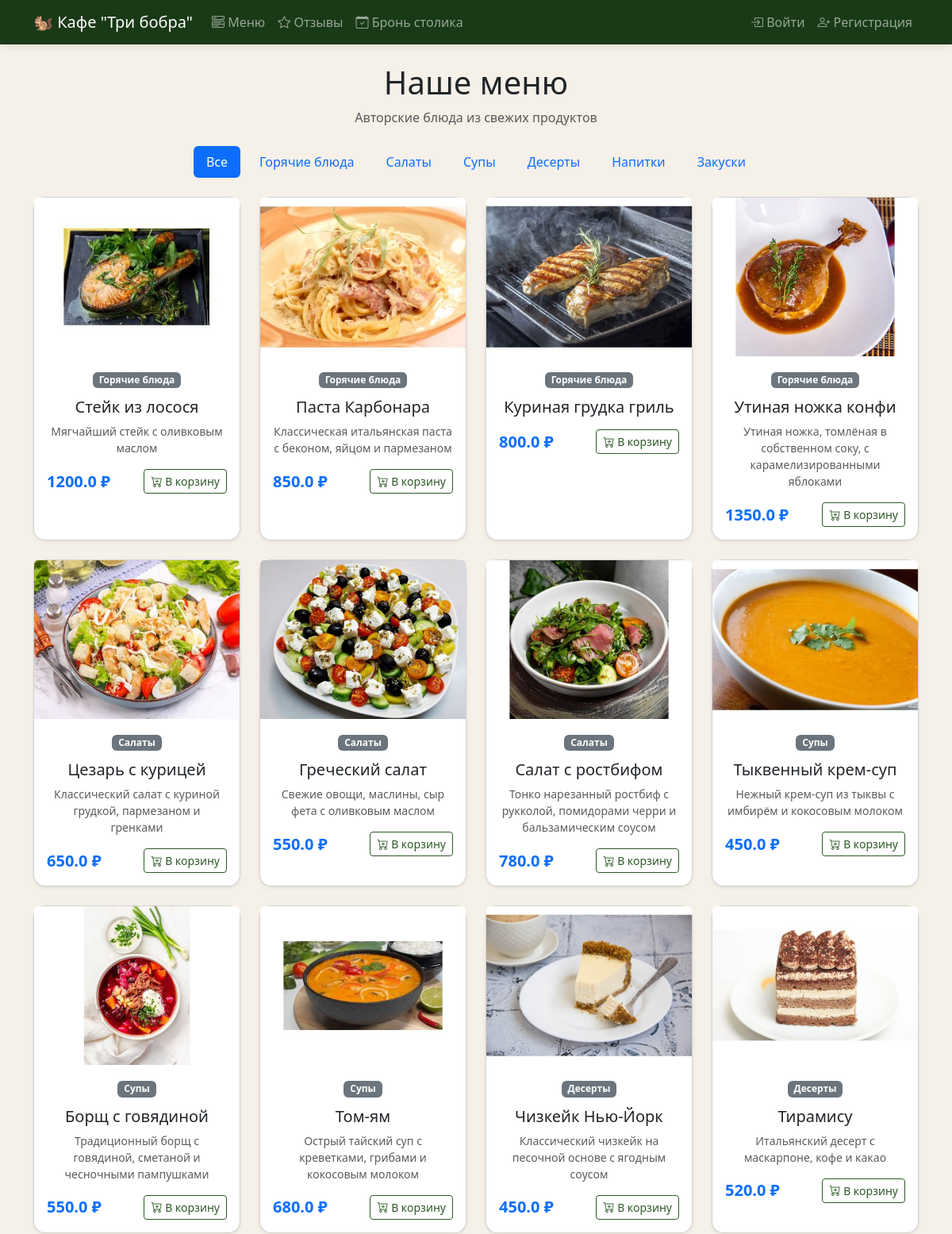
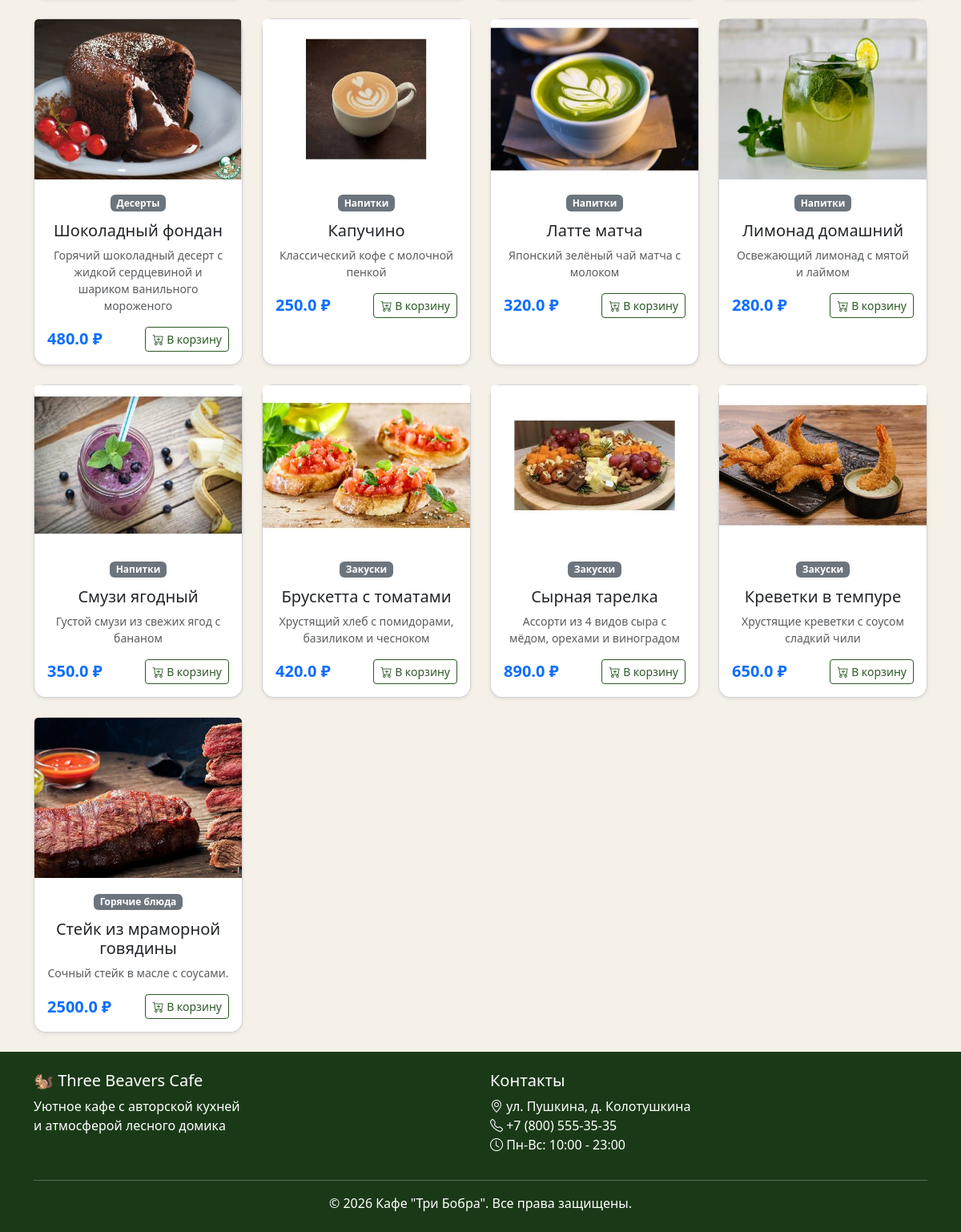
The page /menu on the database its author committed (2 pictures, top to bottom).
### models.py (models this page shows)
class Category(db.Model):
    id = db.Column(db.Integer, primary_key=True)
    name = db.Column(db.String(50), unique=True, nullable=False)
    items = db.relationship("MenuItem", backref="category", lazy=True)

class MenuItem(db.Model):
    id = db.Column(db.Integer, primary_key=True)
    name = db.Column(db.String(100), nullable=False)
    description = db.Column(db.Text, nullable=True)
    price = db.Column(db.Float, nullable=False)
    image_url = db.Column(db.String(300), default="default-food.jpg")
    available = db.Column(db.Boolean, default=True)
    category_id = db.Column(db.Integer, db.ForeignKey("category.id"), nullable=False)

### routes/menu.py (the view)
@menu_bp.route("/menu")
def menu():
    category_id = request.args.get("category", type=int)
    if category_id:
        items = MenuItem.query.filter_by(available=True, category_id=category_id).all()
    else:
        items = MenuItem.query.filter_by(available=True).all()
    categories = Category.query.all()
    cart_count = 0
    if current_user.is_authenticated:
        cart_count = sum(item.quantity for item in current_user.cart_items)
    return render_template("menu.html", items=items, categories=categories, cart_count=cart_count)

### templates/menu.html (shortened to what this page needs)
{% extends "base.html" %}
{% block content %}
<div class="container">
    <h1 class="text-center mb-2">Наше меню</h1>
    <p class="text-center text-muted mb-4">Авторские блюда из свежих продуктов</p>
    <div class="row mb-4">
        <div class="col">
            <nav class="nav nav-pills justify-content-center flex-wrap gap-2">
                <a class="nav-link {% if not request.args.get('category') %}active{% endif %}"
                   href="{{ url_for('menu.menu') }}">Все</a>
                {% for category in categories %}
                <a class="nav-link {% if request.args.get('category')|int == category.id %}active{% endif %}"
                   href="{{ url_for('menu.menu', category=category.id) }}">
                    {{ category.name }}
                </a>
                {% endfor %}
            </nav>
        </div>
    </div>
    <div class="row g-4">
        {% if items %}
        {% for item in items %}
        <div class="col-md-3">
            <div class="card h-100 shadow-sm">
                <img src="{{ url_for('static', filename='images/menu/' + item.image_url) }}"
                     class="card-img-top" alt="{{ item.name }}"
                     style="height: 200px; object-fit: cover;">
                <div class="card-body text-center">
                    <span class="badge bg-secondary mb-2">{{ item.category.name }}</span>
                    <h5 class="card-title mt-1">{{ item.name }}</h5>
                    <p class="card-text text-muted small">{{ item.description }}</p>
                    <div class="d-flex justify-content-between align-items-center mt-3">
                        <span class="fw-bold text-primary fs-5">{{ item.price }} ₽</span>
                        {% if current_user.is_authenticated %}
                        <form method="POST" action="{{ url_for('cart.add_to_cart', item_id=item.id) }}"
                              style="display: inline;">
                            <button type="submit" class="btn btn-sm btn-outline-primary">
                                <i class="bi bi-cart-plus"></i> В корзину
                            </button>
                        </form>
                        {% else %}
                        <a href="{{ url_for('auth.login') }}" class="btn btn-sm btn-outline-primary">
                            <i class="bi bi-cart-plus"></i> В корзину
                        </a>
                        {% endif %}
                    </div>
                </div>
            </div>
        </div>
        {% endfor %}
        {% else %}
        <div class="col-12 text-center py-5">
            <span style="font-size: 80px;">🍽️</span>
            <h3 class="mt-3">Меню пока пустое</h3>
            <p class="text-muted">Скоро мы добавим блюда</p>
        </div>
        {% endif %}
    </div>
</div>
{% endblock %}

### static/css/style.css (style rules this page uses)
:root { --beaver-green: #2d5a27; --beaver-dark: #1a3a17; --beaver-light: #4a7c43; --beaver-gold: #c4a35a; --beaver-cream: #f5f0e8; --beaver-brown: #6b4f3c; }
.btn-outline-primary { color: var(--beaver-green); border-color: var(--beaver-green); }
.card { border-radius: 15px; transition: transform 0.3s, box-shadow 0.3s; }
.nav-link { transition: color 0.3s; }
body { background-color: var(--beaver-cream); min-height: 100vh; display: flex; flex-direction: column; }

### rows shown on the page
Category: name "Горячие блюда"
Category: name "Салаты"
Category: name "Супы"
Category: name "Десерты"
Category: name "Напитки"
Category: name "Закуски"
MenuItem: image_url (picture), category.name "Горячие блюда", name "Стейк из лосося", description "Мягчайший стейк с оливковым маслом", price "1200.0"
MenuItem: image_url (picture), category.name "Горячие блюда", name "Паста Карбонара", description "Классическая итальянская паста с беконом, яйцом и пармезаном", price "850.0"
MenuItem: image_url (picture), category.name "Горячие блюда", name "Куриная грудка гриль", price "800.0"
MenuItem: image_url (picture), category.name "Горячие блюда", name "Утиная ножка конфи", description "Утиная ножка, томлёная в собственном соку, с карамелизированными яблоками", price "1350.0"
MenuItem: image_url (picture), category.name "Салаты", name "Цезарь с курицей", description "Классический салат с куриной грудкой, пармезаном и гренками", price "650.0"
MenuItem: image_url (picture), category.name "Салаты", name "Греческий салат", description "Свежие овощи, маслины, сыр фета с оливковым маслом", price "550.0"
MenuItem: image_url (picture), category.name "Салаты", name "Салат с ростбифом", description "Тонко нарезанный ростбиф с рукколой, помидорами черри и бальзамическим соусом", price "780.0"
MenuItem: image_url (picture), category.name "Супы", name "Тыквенный крем-суп", description "Нежный крем-суп из тыквы с имбирём и кокосовым молоком", price "450.0"
MenuItem: image_url (picture), category.name "Супы", name "Борщ с говядиной", description "Традиционный борщ с говядиной, сметаной и чесночными пампушками", price "550.0"
MenuItem: image_url (picture), category.name "Супы", name "Том-ям", description "Острый тайский суп с креветками, грибами и кокосовым молоком", price "680.0"
MenuItem: image_url (picture), category.name "Десерты", name "Чизкейк Нью-Йорк", description "Классический чизкейк на песочной основе с ягодным соусом", price "450.0"
MenuItem: image_url (picture), category.name "Десерты", name "Тирамису", description "Итальянский десерт с маскарпоне, кофе и какао", price "520.0"
MenuItem: image_url (picture), category.name "Десерты", name "Шоколадный фондан", description "Горячий шоколадный десерт с жидкой сердцевиной и шариком ванильного мороженого", price "480.0"
MenuItem: image_url (picture), category.name "Напитки", name "Капучино", description "Классический кофе с молочной пенкой", price "250.0"
MenuItem: image_url (picture), category.name "Напитки", name "Латте матча", description "Японский зелёный чай матча с молоком", price "320.0"
MenuItem: image_url (picture), category.name "Напитки", name "Лимонад домашний", description "Освежающий лимонад с мятой и лаймом", price "280.0"
MenuItem: image_url (picture), category.name "Напитки", name "Смузи ягодный", description "Густой смузи из свежих ягод с бананом", price "350.0"
MenuItem: image_url (picture), category.name "Закуски", name "Брускетта с томатами", description "Хрустящий хлеб с помидорами, базиликом и чесноком", price "420.0"
MenuItem: image_url (picture), category.name "Закуски", name "Сырная тарелка", description "Ассорти из 4 видов сыра с мёдом, орехами и виноградом", price "890.0"
MenuItem: image_url (picture), category.name "Закуски", name "Креветки в темпуре", description "Хрустящие креветки с соусом сладкий чили", price "650.0"
MenuItem: image_url (picture), category.name "Горячие блюда", name "Стейк из мраморной говядины", description "Сочный стейк в масле с соусами.", price "2500.0"
